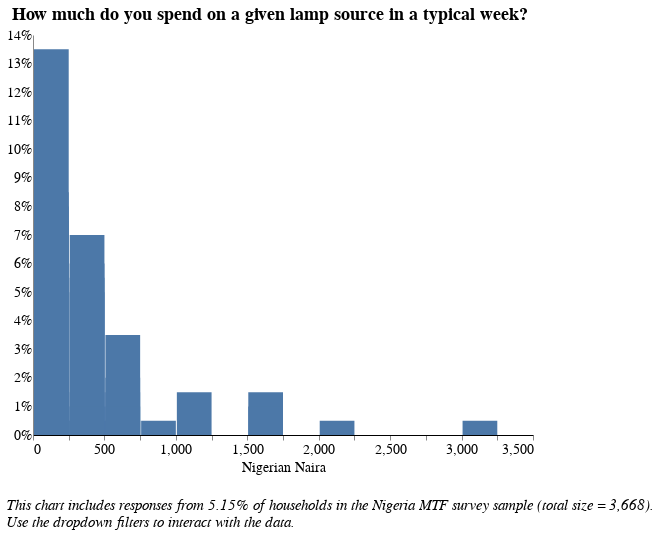

The notebook cell saved with this chart:
### Code cell
# How much do you spend in a typical month for dry cell batteries for appliances?

# Data Source
alt.data_transformers.disable_max_rows()
source = lamps[lamps[['f_12']].notnull().all(1)] #change dataframe and variable name

col1 = source['f_12'] #!= NaN #change variable name here
col2 = source['elc_aggr_tier'] != 'NaN'

source = source[conjunction(col1,col2)]
df = source[['hh_id','elc_aggr_tier','f_12', 'locality', 'f2']] #change variable name here

# Percentage of responses shown in the chart
pct_responses = round(len(pd.unique(df[df[['f_12']].notnull().all(1)]['hh_id'])) /
            3668 *100, 2) #change dataframe variable name

# Draw the Chart
final = alt.Chart(df).transform_joinaggregate(
    total='count(*)'
).transform_calculate(
    pct='1 / datum.total'
).mark_bar().encode(
    alt.X("f_12:Q",  #Change variable here
          bin=alt.Bin(extent=[0, 3500], step=250), # Change the step to adjust bin size
          scale = alt.Scale(domain=(0,3500),clamp = True), # Change the axes limits
         axis = alt.Axis(title = "Nigerian Naira")), #change title
    alt.Y('sum(pct):Q', axis=alt.Axis(format='%'), title = ""),
    tooltip = [alt.Tooltip('f_12:Q', title = "Response (Binned)"), #change variable
               alt.Tooltip('sum(pct):Q', format = '.2%', title = "Percentage")]
).transform_bin(
    "mbin",
    field="m",
    bin=alt.Bin(maxbins=20) # Specify the maximum number of bins
).add_selection(
    lamp_types_select
).transform_filter(
    lamp_types_select
).add_selection(
    locality_select
).transform_filter(
    locality_select
).add_selection(
    tier_select
).transform_filter(
    tier_select 
).properties(
    height = 400,
    width = 500,
    title={
      "text": ["How much do you spend on a given lamp source in a typical week?"], 
 #     "subtitle": ["You are viewing {}% of responses from the Nigeria Multi-Tiered Framework Survey.".format(pct_responses), " "],
      "color": "black",
      "subtitleColor": "black"
    }
)

final = alt.concat(final,
    title=alt.TitleParams(
        ['', '',  
         'This chart includes responses from {}% of households in the Nigeria MTF survey sample (total size = 3,668).'.format(
             pct_responses),
         'Use the dropdown filters to interact with the data.'],
        baseline='bottom',
        orient='bottom',
        anchor='start',
        font = 'Times New Roman',
        fontWeight='normal',
        fontStyle = "italic",
        fontSize=15)
)

final

### Figure 1 — Vega-Lite specification as saved in the notebook (floating-point values rounded to 4 significant figures; data arrays with more than 128 entries replaced by an {"elided": "..."} marker saying what was removed)
{"width": 800, "height": 400, "config": {"title": {"fontSize": 18, "font": "Times New Roman", "anchor": "center", "fontColor": "#000000"}, "axisX": {"domain": true, "domainColor": "#000000", "grid": false, "labelFont": "Times New Roman", "labelFontSize": 14, "titleFont": "Times New Roman", "titleFontSize": 14, "titleFontWeight": "normal", "title": "X Axis Title (units)"}, "axisY": {"domain": true, "grid": false, "gridColor": "#DEDDDD", "gridWidth": 1, "labelFont": "Times New Roman", "labelFontSize": 14, "labelAngle": 0, "ticks": false, "titleFont": "Times New Roman", "titleFontSize": 14, "titleFontWeight": "normal", "titlePadding": 10, "title": "Y Axis Title (units)"}, "range": {"category": ["#2980B9", "#003366", "#FFAE19", "#D68910", "#E67E22", "#D35400", "#FF4500", "#FF6162", "#438B28", "#45B39D", "#99ADC1", "#212F3C"]}, "legend": {"labelFont": "Times New Roman", "labelFontSize": 14, "symbolType": "square", "symbolSize": 100, "titleFont": "Times New Roman", "titleFontSize": 14, "titleFontWeight": "normal", "title": "Legend", "orient": "right", "offset": 0}, "tooltip": {"font": "Open Sans"}, "view": {"stroke": "transparent", "text": {"font": "Times New Roman", "color": ["#2980B9", "#003366", "#FFAE19", "#D68910", "#E67E22", "#D35400", "#FF4500", "#FF6162", "#438B28", "#45B39D", "#99ADC1", "#212F3C"], "fontSize": 14, "align": "right", "fontWeight": 400, "size": 14}, "bar": {"size": 40, "binSpacing": 1, "continuousBandSize": 30, "discreteBandSize": 30, "fill": ["#2980B9", "#003366", "#FFAE19", "#D68910", "#E67E22", "#D35400", "#FF4500", "#FF6162", "#438B28", "#45B39D", "#99ADC1", "#212F3C"], "stroke": false}}}, "concat": [{"mark": "bar", "encoding": {"tooltip": [{"type": "quantitative", "field": "f_12", "title": "Response (Binned)"}, {"type": "quantitative", "aggregate": "sum", "field": "pct", "format": ".2%", "title": "Percentage"}], "x": {"type": "quantitative", "axis": {"title": "Nigerian Naira"}, "bin": {"extent": [0, 3500], "step": 250}, "field": "f_12", "scale": {"clamp": true, "domain": [0, 3500]}}, "y": {"type": "quantitative", "aggregate": "sum", "axis": {"format": "%"}, "field": "pct", "title": ""}}, "height": 400, "selection": {"selector006": {"type": "single", "fields": ["f2"], "bind": {"input": "select", "options": [null, "Candle", "Open wick lamp", "Hurricane lamp with glass cover", "Pressurized mantle lamp", "Other, specify"], "labels": ["All Sources", "Candle", "Open wick lamp", "Hurricane lamp with glass cover", "Pressurized mantle lamp", "Other"], "name": "Type of Device  "}}, "selector004": {"type": "single", "fields": ["locality"], "bind": {"input": "select", "options": [null, 0, 1], "labels": ["National", "Urban", "Rural"], "name": "Locality Breakdown  "}}, "selector005": {"type": "single", "fields": ["elc_aggr_tier"], "bind": {"input": "select", "options": [null, "Tier 0", "Tier 1", "Tier 2", "Tier 3", "Tier 4", "Tier 5"], "labels": ["All Tiers", "Tier 0", "Tier 1", "Tier 2", "Tier 3", "Tier 4", "Tier 5"], "name": "Electricity Tier  "}}}, "title": {"text": ["How much do you spend on a given lamp source in a typical week?"], "color": "black", "subtitleColor": "black"}, "transform": [{"joinaggregate": [{"op": "count", "field": "*", "as": "total"}]}, {"calculate": "1 / datum.total", "as": "pct"}, {"bin": {"maxbins": 20}, "field": "m", "as": "mbin"}, {"filter": {"selection": "selector006"}}, {"filter": {"selection": "selector004"}}, {"filter": {"selection": "selector005"}}], "width": 500}], "data": {"name": "data-fbe659c5cd8ba15892f12734865f1775"}, "title": {"text": ["", "", "This chart includes responses from 5.15% of households in the Nigeria MTF survey sample (total size = 3,668).", "Use the dropdown filters to interact with the data."], "anchor": "start", "baseline": "bottom", "font": "Times New Roman", "fontSize": 15, "fontStyle": "italic", "fontWeight": "normal", "orient": "bottom"}, "$schema": "https://vega.github.io/schema/vega-lite/v4.8.1.json", "datasets": {"data-fbe659c5cd8ba15892f12734865f1775": {"elided": "200 records"}}}
